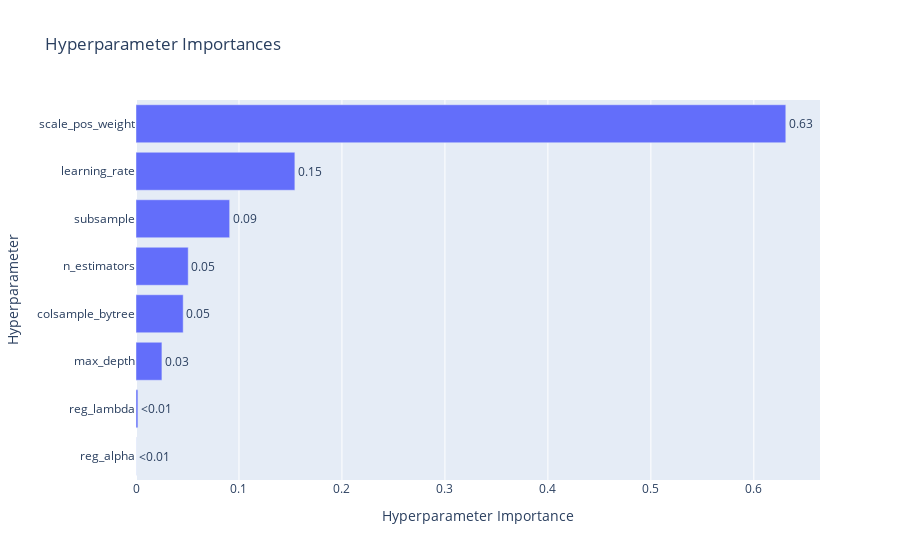

Notebook code for this chart:
### Code cell
optuna.visualization.plot_param_importances(study)

### Figure 1 — Plotly figure (JSON) as saved in the notebook; plotly's stock layout.template omitted (floating-point values rounded to 4 significant figures)
{"data": [{"cliponaxis": false, "hovertemplate": ["reg_alpha (FloatDistribution): 0.0001352515399193489<extra></extra>", "reg_lambda (FloatDistribution): 0.0018493605213670754<extra></extra>", "max_depth (IntDistribution): 0.025167829521733093<extra></extra>", "colsample_bytree (FloatDistribution): 0.04582584427830693<extra></extra>", "n_estimators (IntDistribution): 0.05071500325786899<extra></extra>", "subsample (FloatDistribution): 0.09097070807748704<extra></extra>", "learning_rate (FloatDistribution): 0.15428816921040817<extra></extra>", "scale_pos_weight (FloatDistribution): 0.6310478335929093<extra></extra>"], "name": "Objective Value", "orientation": "h", "text": ["<0.01", "<0.01", "0.03", "0.05", "0.05", "0.09", "0.15", "0.63"], "textposition": "outside", "type": "bar", "x": [0.0001353, 0.001849, 0.02517, 0.04583, 0.05072, 0.09097, 0.1543, 0.631], "y": ["reg_alpha", "reg_lambda", "max_depth", "colsample_bytree", "n_estimators", "subsample", "learning_rate", "scale_pos_weight"]}], "layout": {"title": {"text": "Hyperparameter Importances"}, "xaxis": {"title": {"text": "Hyperparameter Importance"}}, "yaxis": {"title": {"text": "Hyperparameter"}}}}
